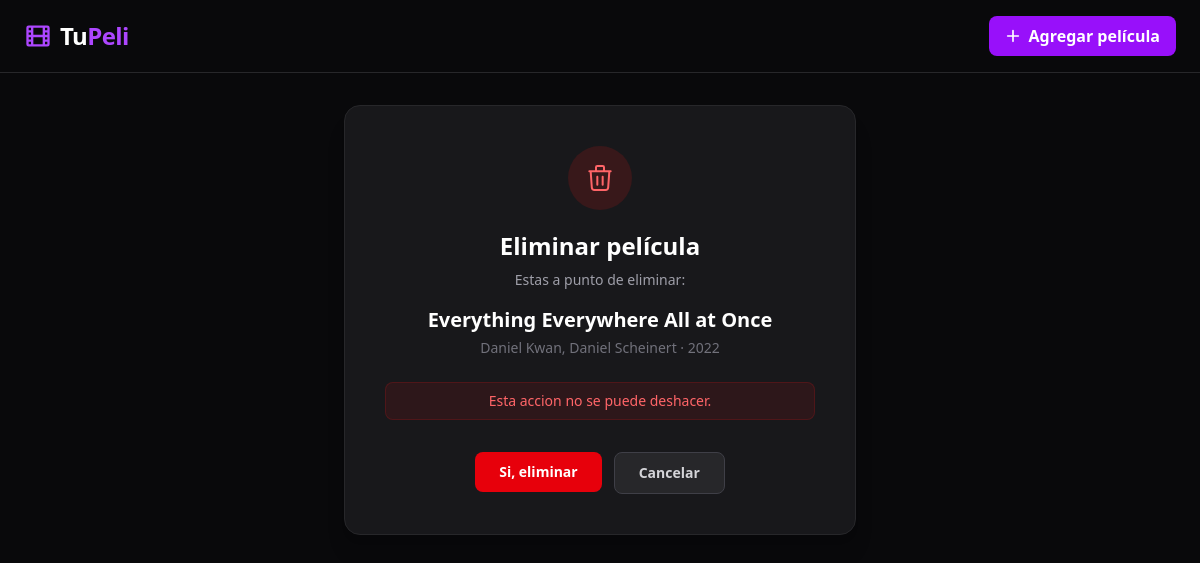
Screenshot of /pelicula/10/eliminar/ with the database file from the repository.
### peliculas/models.py (models this page shows, shortened)
class Pelicula(models.Model):
    GENEROS = [
        ('accion', 'Acción'),
        ('comedia', 'Comedia'),
        ('drama', 'Drama'),
        ('terror', 'Terror'),
        ('ciencia_ficcion', 'Ciencia Ficción'),
        ('animacion', 'Animación'),
        ('romance', 'Romance'),
        ('thriller', 'Thriller'),
        ('documental', 'Documental'),
        ('otro', 'Otro'),
    ]
    titulo = models.CharField(max_length=200)
    director = models.CharField(max_length=150)
    anio = models.PositiveIntegerField()
    genero = models.CharField(max_length=50, choices=GENEROS)
    sinopsis = models.TextField()
    imagen_url = models.URLField(blank=True, null=True)
    calificacion = models.DecimalField(max_digits=3, decimal_places=1)
    creado_en = models.DateTimeField(auto_now_add=True)
    class Meta:
        ordering = ['-anio']
        verbose_name = 'Película'
        verbose_name_plural = 'Películas'

### peliculas/views.py (the view)
# urls.py: path('pelicula/<int:pk>/eliminar/', views.eliminar_pelicula, name='eliminar_pelicula'),
def eliminar_pelicula(request, pk):
    pelicula = get_object_or_404(Pelicula, pk=pk)
    if request.method == 'POST':
        titulo = pelicula.titulo
        pelicula.delete()
        messages.success(request, f'Película "{titulo}" eliminada exitosamente.')
        return redirect('lista_peliculas')
    return render(request, 'peliculas/confirmar_eliminar.html', {'pelicula': pelicula})

### peliculas/templates/peliculas/confirmar_eliminar.html (shortened to what this page needs)
{% extends "base.html" %}
{% block content %}
<div class="max-w-lg mx-auto">
    <div class="bg-zinc-900 rounded-2xl p-10 text-center shadow-xl border border-zinc-800">
        <div class="flex items-center justify-center w-16 h-16 bg-red-900/30 rounded-full mx-auto mb-5">
        </div>
        <h1 class="text-2xl font-bold text-white mb-2">Eliminar película</h1>
        <p class="text-zinc-400 text-sm mb-4">Estas a punto de eliminar:</p>
        <p class="text-xl font-bold text-white">{{ pelicula.titulo }}</p>
        <p class="text-zinc-500 text-sm mt-1">{{ pelicula.director }} &middot; {{ pelicula.anio }}</p>
        <p class="text-red-400 text-sm mt-6 bg-red-900/20 border border-red-900/40 rounded-lg px-4 py-2">
            Esta accion no se puede deshacer.
        </p>
        <div class="flex gap-3 justify-center mt-8">
            <form method="post">
                <button type="submit"
                        class="px-6 py-2.5 bg-red-600 hover:bg-red-700 text-white rounded-lg transition-colors font-semibold text-sm">
                    Si, eliminar
                </button>
            </form>
            <a href="{% url 'lista_peliculas' %}"
               class="px-6 py-2.5 bg-zinc-800 hover:bg-zinc-700 text-zinc-300 rounded-lg transition-colors font-semibold text-sm border border-zinc-700">
                Cancelar
            </a>
        </div>
    </div>
</div>
{% endblock %}

### rows the page displays
Pelicula: titulo "Everything Everywhere All at Once", director "Daniel Kwan, Daniel Scheinert", anio "2022"
